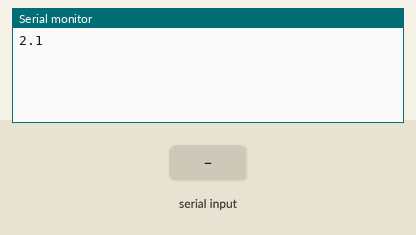
A sketch run on a simulated Arduino Uno, built with avr-gcc and run on an emulated ATmega328P. Shown: the last lines printed to the serial monitor. The inputs (shaded band) are chosen by the test bench.

Above: at 1.2 s.
1.3 s: "90,45\n" received over Serial
At 1.9 s:
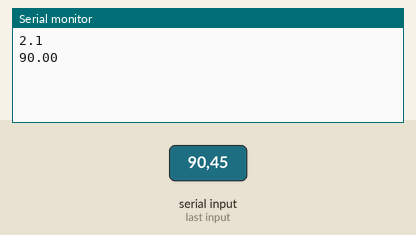
2.8 s: byte 10 ('\n') received over Serial
At 4.0 s:
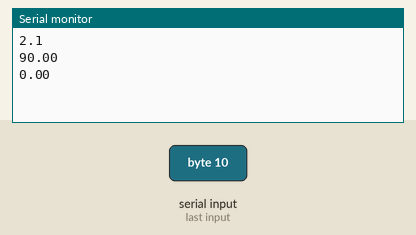
4.3 s: "30,150\n" received over Serial
At 5.4 s:
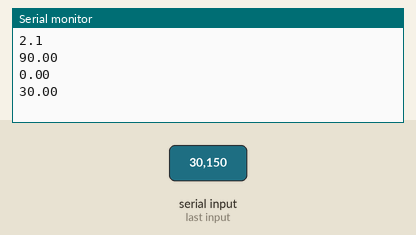
Timing chart, 0 to 7.3 s (numbered marks = the images above; inputs shaded):
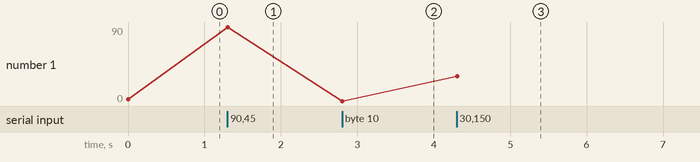

Measured:
- after the input at 1.3 s, the serial monitor: prints a new line at once (image 1)
- after the input at 2.8 s, the serial monitor: prints a new line at once (image 2)
- after the input at 4.3 s, the serial monitor: prints a new line at once (image 3)
- plotted number 1: 2.1 → 90 after the input at 1.3 s, 90 → 0 after the input at 2.8 s, 0 → 30 after the input at 4.3 s

The sketch:

test_serial_communication.ino
```cpp
void setup()
{
  Serial.begin(9600); // set the baud rate
  Serial.println("2.1"); // print "Ready" once
}

void loop()
{
  static char buffer[50];
  static size_t pos;
  if (Serial.available()) {
      char c = Serial.read();
      if (c == '\n') {  // on end of line, parse the number
          buffer[pos] = '\0';
          float value = atof(buffer);
          //Serial.print("received: ");
          float new_value = value + 0.1;
          Serial.println(value);
          pos = 0;
      } else if (pos < sizeof buffer - 1) {  // otherwise, buffer it
          buffer[pos++] = c;
      }
  }
}
```
